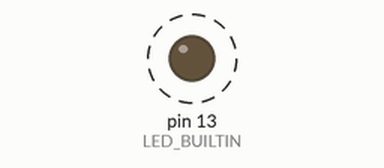
Recording of a sketch running on a simulated Arduino Uno, built with avr-gcc and run on an emulated ATmega328P. Shown: output pins drawn as LEDs (lit = HIGH). Dashed ring = blinking.

Above: at 0.5 s.
Timing chart, 0 to 4.6 s (numbered marks = the images above):
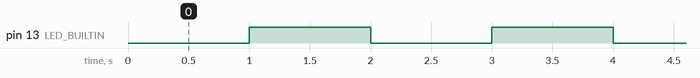

The sketch:

led_blink.ino
```cpp
// AI-assisted QA revision. Target: Arduino Uno R3 built-in LED.
const unsigned long BLINK_INTERVAL_MS = 1000UL;
unsigned long previousMillis = 0;
bool ledOn = false;

void setup() {
  pinMode(LED_BUILTIN, OUTPUT);
  digitalWrite(LED_BUILTIN, LOW);
  previousMillis = millis();
}

void loop() {
  const unsigned long now = millis();
  if (now - previousMillis >= BLINK_INTERVAL_MS) {
    previousMillis = now;
    ledOn = !ledOn;
    digitalWrite(LED_BUILTIN, ledOn ? HIGH : LOW);
  }
}
```

Measured:
- by itself, pin 13 (LED_BUILTIN): alternates HIGH for 1.0 s and LOW for 1.0 s
